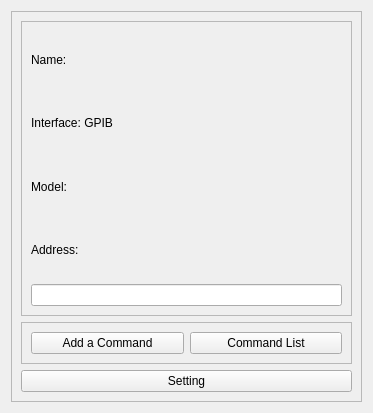
<?xml version="1.0" encoding="UTF-8"?>
<ui version="4.0">
 <class>Form</class>
 <widget class="QWidget" name="Form">
  <property name="geometry">
   <rect>
    <x>0</x>
    <y>0</y>
    <width>373</width>
    <height>413</height>
   </rect>
  </property>
  <property name="windowTitle">
   <string>Form</string>
  </property>
  <layout class="QHBoxLayout" name="horizontalLayout_2">
   <item>
    <widget class="QFrame" name="frame_3">
     <property name="frameShape">
      <enum>QFrame::StyledPanel</enum>
     </property>
     <property name="frameShadow">
      <enum>QFrame::Plain</enum>
     </property>
     <property name="lineWidth">
      <number>1</number>
     </property>
     <layout class="QVBoxLayout" name="verticalLayout_2">
      <item>
       <widget class="QFrame" name="frame">
        <property name="frameShape">
         <enum>QFrame::StyledPanel</enum>
        </property>
        <property name="frameShadow">
         <enum>QFrame::Raised</enum>
        </property>
        <layout class="QVBoxLayout" name="verticalLayout">
         <item>
          <widget class="QLabel" name="nameLabel">
           <property name="text">
            <string>Name:</string>
           </property>
          </widget>
         </item>
         <item>
          <widget class="QLabel" name="interfaceLabel">
           <property name="text">
            <string>Interface: GPIB</string>
           </property>
          </widget>
         </item>
         <item>
          <widget class="QLabel" name="modelLabel">
           <property name="text">
            <string>Model:</string>
           </property>
          </widget>
         </item>
         <item>
          <widget class="QLabel" name="addressLabel">
           <property name="text">
            <string>Address:</string>
           </property>
          </widget>
         </item>
         <item>
          <widget class="QLineEdit" name="connectionLineEdit">
           <property name="readOnly">
            <bool>true</bool>
           </property>
          </widget>
         </item>
        </layout>
       </widget>
      </item>
      <item>
       <widget class="QFrame" name="frame_2">
        <property name="sizePolicy">
         <sizepolicy hsizetype="Preferred" vsizetype="Maximum">
          <horstretch>0</horstretch>
          <verstretch>0</verstretch>
         </sizepolicy>
        </property>
        <property name="frameShape">
         <enum>QFrame::StyledPanel</enum>
        </property>
        <property name="frameShadow">
         <enum>QFrame::Raised</enum>
        </property>
        <layout class="QHBoxLayout" name="horizontalLayout">
         <item>
          <widget class="QPushButton" name="addCommandButton">
           <property name="text">
            <string>Add a Command</string>
           </property>
          </widget>
         </item>
         <item>
          <widget class="QPushButton" name="commandListButton">
           <property name="text">
            <string>Command List</string>
           </property>
          </widget>
         </item>
        </layout>
       </widget>
      </item>
      <item>
       <widget class="QPushButton" name="settingButton">
        <property name="text">
         <string>Setting</string>
        </property>
       </widget>
      </item>
     </layout>
    </widget>
   </item>
  </layout>
 </widget>
 <resources/>
 <connections/>
</ui>
